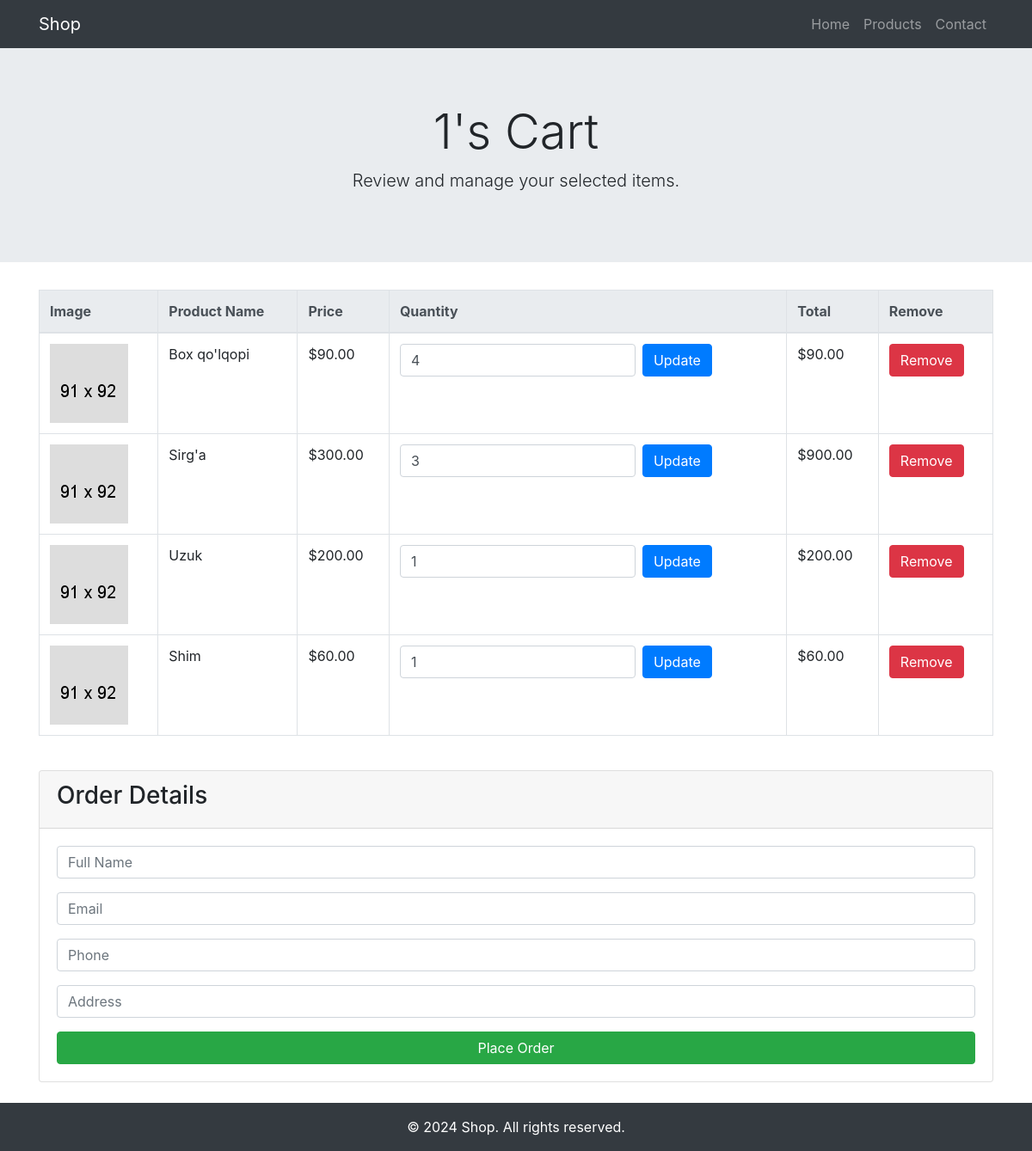
Screenshot of /main/user/mycart/ (signed in) with the database file from the repository.
### Goods/models.py (models this page shows, shortened)
class Cart(models.Model):
    author = models.ForeignKey(User, on_delete=models.SET_NULL, null=True, related_name='carts')
    is_active = models.BooleanField(default=True)
    shopping_date = models.DateTimeField(blank=True, null=True)

class CartProduct(models.Model):
    productImg = models.ForeignKey(ProductImg, on_delete=models.SET_NULL, null=True, related_name='cart_products')
    product = models.ForeignKey(Product, on_delete=models.SET_NULL, null=True)
    cart = models.ForeignKey(Cart, on_delete=models.CASCADE, related_name='cart_products')
    quantity = models.PositiveIntegerField(default=1)
    total_price = models.DecimalField(max_digits=10, decimal_places=2, blank=True, null=True)

class Product(models.Model):
    name = models.CharField(max_length=255)
    quantity = models.PositiveIntegerField(default=1)
    price = models.DecimalField(max_digits=8, decimal_places=2)
    category = models.ForeignKey(Category, on_delete=models.CASCADE, related_name='products')
    description = models.TextField()

### Goods/user/views.py (the view)
# urls.py: path('mycart/', views.myCart, name='mycart'),
def myCart(request):
    cart = models.Cart.objects.get(author=request.user, is_active=True)
    cartProduct = models.CartProduct.objects.filter(cart=cart)
    context = {}
    context['cart']=cart
    context['cartpro']=cartProduct
    return render(request, 'user/detail.html', context)

### templates/user/detail.html (shortened to what this page needs)
<!DOCTYPE html>
{% load static %}
<html lang="en">
<head>
    <link href="https://stackpath.bootstrapcdn.com/bootstrap/4.5.2/css/bootstrap.min.css" rel="stylesheet">
</head>
<body>
    <nav class="navbar navbar-expand-lg navbar-dark bg-dark">
        <div class="container">
            <a class="navbar-brand" href="{% url 'index' %}">Shop</a>
            <div class="collapse navbar-collapse" id="navbarNav">
                <ul class="navbar-nav ml-auto">
                    <li class="nav-item">
                        <a class="nav-link" href="{% url 'index' %}">Home</a>
                    </li>
                    <li class="nav-item">
                        <a class="nav-link" href="#">Products</a>
                    </li>
                    <li class="nav-item">
                        <a class="nav-link" href="#">Contact</a>
                    </li>
                </ul>
            </div>
        </div>
    </nav>
    <div class="jumbotron jumbotron-fluid text-center">
        <div class="container">
            <h1 class="display-4">{{ cart.author.username }}'s Cart</h1>
            <p class="lead">Review and manage your selected items.</p>
        </div>
    </div>
    <div class="container mt-4">
        <div class="table-responsive">
            <table class="table table-bordered table-hover">
                <thead class="thead-light">
                    <tr>
                        <th>Image</th>
                        <th>Product Name</th>
                        <th>Price</th>
                        <th>Quantity</th>
                        <th>Total</th>
                        <th>Remove</th>
                    </tr>
                </thead>
                <tbody>
                    {% for pro in cartpro %}
                    <tr>
                        <td>
                            <a href="#"><img width="91" height="91" src="{% static 'assets/img/cart/cat-img-1.png' %}" alt="Image" class="img-fluid"></a>
                        </td>
                        <td>{{ pro.product.name }}</td>
                        <td>${{ pro.product.price }}</td>
                        <td>
                            <form action="{% url 'substract' pro.id %}" method="POST" class="form-inline">
                                <input type="number" value="{{ pro.quantity }}" name="quantity" min="0" class="form-control mr-2">
                                <button type="submit" class="btn btn-primary">Update</button>
                            </form>
                        </td>
                        <td>${{ pro.total_price }}</td>
                        <td>
                            <a href="{% url 'delete' pro.id %}" class="btn btn-danger">Remove</a>
                        </td>
                    </tr>
                    {% endfor %}
                </tbody>
            </table>
        </div>
        <div class="card mt-4">
            <div class="card-header">
                <h3>Order Details</h3>
            </div>
            <div class="card-body">
                <form action="{% url 'createOrder' cart.id %}" method="post">
                    <div class="form-group">
                        <input type="text" name="full_name" placeholder="Full Name" class="form-control">
                    </div>
                    <div class="form-group">
                        <input type="email" name="email" placeholder="Email" class="form-control">
                    </div>
                    <div class="form-group">
                        <input type="text" name="phone" placeholder="Phone" class="form-control">
                    </div>
                    <div class="form-group">
                        <input type="text" name="address" placeholder="Address" class="form-control">
                    </div>
                    <button type="submit" class="btn btn-success btn-block">Place Order</button>
                </form>
            </div>
        </div>
    </div>
    <footer class="bg-dark text-white text-center py-3 mt-4">
        <div class="container">
            <p class="mb-0">© 2024 Shop. All rights reserved.</p>
        </div>
    </footer>
</body>
</html>

### rows the page displays
Cart: author.username "1"
CartProduct: product.name "Box qo'lqopi", product.price "90.00", quantity "4", total_price "90.00"
CartProduct: product.name "Sirg'a", product.price "300.00", quantity "3", total_price "900.00"
CartProduct: product.name "Uzuk", product.price "200.00", quantity "1", total_price "200.00"
CartProduct: product.name "Shim", product.price "60.00", quantity "1", total_price "60.00"
